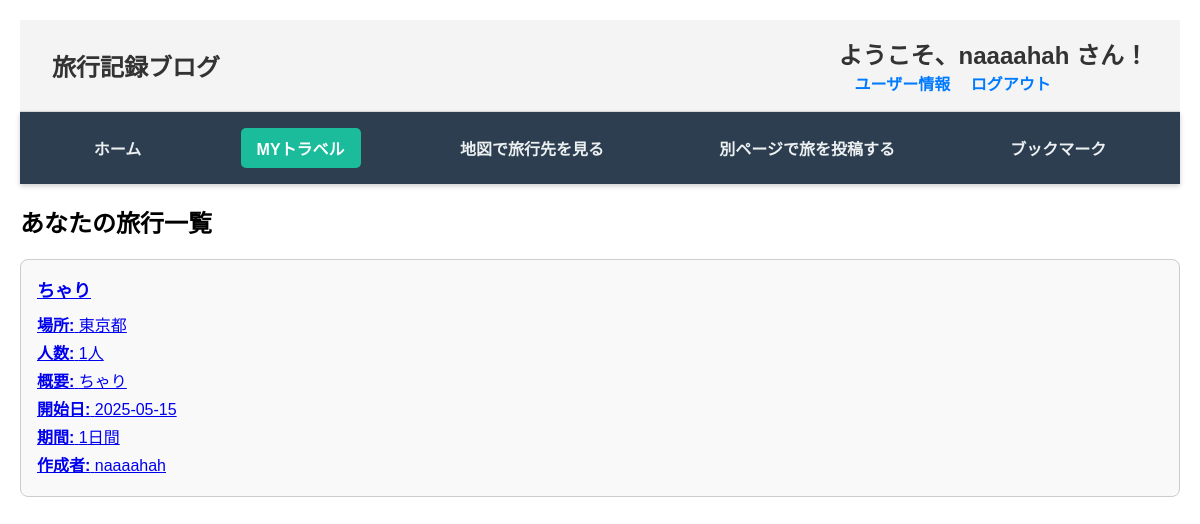
The app's page /my_travel (signed in) with its own data.
### tables this page shows
CREATE TABLE users_table (
    id INTEGER PRIMARY KEY AUTOINCREMENT,
    u_name TEXT NOT NULL,
    email TEXT UNIQUE NOT NULL,
    password_hash TEXT NOT NULL,
    created_at TIMESTAMP DEFAULT CURRENT_TIMESTAMP
);

CREATE TABLE travel_data (
    id INTEGER PRIMARY KEY AUTOINCREMENT,
    t_title TEXT NOT NULL,
    t_location TEXT NOT NULL,
    human_number INTEGER NOT NULL,
    overview TEXT,
    start_date DATE NOT NULL,  -- 開始日
    end_date DATE NOT NULL,    -- 終了日
    image_path TEXT,
    u_id INTEGER NOT NULL,
    FOREIGN KEY(u_id) REFERENCES users_table(id)
);

### routes/my_travel.py (the view)
@my_travel_bp.route('/my_travel', methods=['GET'])
def my_travel():
    if 'user_id' not in session:
        flash("ログインしてください")
        return redirect(url_for('login.login'))
    user_id = session['user_id']
    username = session.get('username', 'ゲスト')
    conn = sqlite3.connect('app.db')
    conn.row_factory = sqlite3.Row
    cursor = conn.cursor()
    cursor.execute("""
        SELECT travel_data.*, users_table.u_name AS username
        FROM travel_data
        JOIN users_table ON travel_data.u_id = users_table.id
        WHERE travel_data.u_id = ?
        ORDER BY travel_data.start_date DESC
    """, (user_id,))
    travel_data_list = cursor.fetchall()
    conn.close()
    travel_data_with_duration = []
    for travel in travel_data_list:
        try:
            start_date = datetime.strptime(travel['start_date'], "%Y-%m-%d")
            end_date = datetime.strptime(travel['end_date'], "%Y-%m-%d")
            duration_days = (end_date - start_date).days + 1
        except Exception:
            duration_days = "不明"
        travel_dict = dict(travel)
        travel_dict['duration_days'] = duration_days
        travel_data_with_duration.append(travel_dict)
    return render_template(
        'my_travel.html',
        user_id=user_id,
        username=username,
        travel_data_list=travel_data_with_duration
    )

### templates/my_travel.html (shortened to what this page needs)
<!DOCTYPE html>
<html lang="ja">
<head>
    <link rel="stylesheet" href="{{ url_for('static', filename='style.css') }}" />
</head>
<body>
    <div class="header-top">
        <h1 class="welcome-msg">旅行記録ブログ</h1>
        <div class="user-actions">
            <h1 class="welcome-msg">ようこそ、{{ username }} さん！</h1>
            <a href="{{ url_for('users_data.users_data') }}">ユーザー情報</a>
            <a href="{{ url_for('auth.logout') }}">ログアウト</a>
        </div>
    </div>
    {% set current = request.endpoint %}
    <div class="nav-links">
        <a href="{{ url_for('home.home') }}" class="{% if current == 'home.home' %}active{% endif %}">ホーム</a>
        <a href="{{ url_for('my_travel.my_travel') }}"
            class="{% if current == 'my_travel.my_travel' %}active{% endif %}">MYトラベル</a>
        <a href="{{ url_for('locations.locations') }}"
            class="{% if current == 'locations.locations' %}active{% endif %}">地図で旅行先を見る</a>
        <a href="{{ url_for('input.input') }}"
            class="{% if current == 'input.input' %}active{% endif %}">別ページで旅を投稿する</a>
        <a href="{{ url_for('favorite_bookmark.favorite_bookmark') }}"
            class="{% if current == 'favorite_bookmark.favorite_bookmark' %}active{% endif %}">ブックマーク</a>
    </div>
    <h2>あなたの旅行一覧</h2>
    {% for travel in travel_data_list %}
    <a href="{{ url_for('travel_details_input.travel_details', travel_id=travel.id) }}" class="plan-card-link">
        <div class="plan-card">
            <h3>{{ travel.t_title }}</h3>
            <p><strong>場所:</strong> {{ travel.t_location }}</p>
            <p><strong>人数:</strong> {{ travel.human_number }}人</p>
            <p>
                <strong>概要:</strong>
                {{ travel.overview[:80] }}
            </p>
            <p><strong>開始日:</strong> {{ travel.start_date }}</p>
            <p><strong>期間:</strong> {{ travel.duration_days }}日間</p>
            <p><strong>作成者:</strong> {{ travel.username }}</p>
        </div>
    </a>
    {% endfor %}
</body>
</html>

### static/style.css (style rules this page uses)
body { font-family: Arial, sans-serif; margin: 20px; }
.header-top { display: flex; justify-content: space-between; align-items: center; padding: 1rem 2rem; background-color: #f4f4f4; border-bottom: 1px solid #ddd; }
.welcome-msg { margin: 0; font-size: 1.5rem; color: #333; }
.user-actions a { margin-left: 1rem; text-decoration: none; color: #007BFF; font-weight: bold; transition: color 0.3s ease; }
.nav-links { position: sticky; top: 0; background-color: #2c3e50; padding: 1rem; display: flex; justify-content: space-around; align-items: center; z-index: 1000; box-shadow: 0 2px 5px rgba(0, 0, 0, 0.2); }
.nav-links a { color: #ecf0f1; text-decoration: none; font-weight: bold; padding: 0.5rem 1rem; transition: background-color 0.3s ease; border-radius: 5px; }
.nav-links a.active { background-color: #1abc9c; color: white; border-radius: 5px; }
.plan-card { border: 1px solid #ccc; border-radius: 8px; padding: 16px; text-decoration: none; color: inherit; background-color: #f9f9f9; transition: box-shadow 0.3s; }
.plan-card h3 { margin: 0 0 10px; font-size: 18px; }
.plan-card p { margin: 4px 0; }

### records on screen
users_table: u_name "naaaahah"
travel_data: t_title "ちゃり", t_location "東京都", human_number "1", overview "ちゃり", start_date "2025-05-15", duration_days "1", username "naaaahah"
